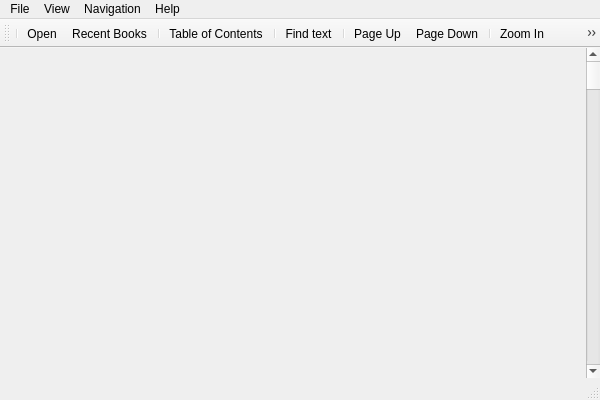
<?xml version="1.0" encoding="UTF-8"?>
<ui version="4.0">
 <class>MainWindowClass</class>
 <widget class="QMainWindow" name="MainWindowClass">
  <property name="geometry">
   <rect>
    <x>0</x>
    <y>0</y>
    <width>600</width>
    <height>400</height>
   </rect>
  </property>
  <property name="windowTitle">
   <string>CoolReader</string>
  </property>
  <property name="windowIcon">
   <iconset resource="cr3res.qrc">
    <normaloff>:/icons/action/icons/coolreader.png</normaloff>:/icons/action/icons/coolreader.png</iconset>
  </property>
  <widget class="QWidget" name="centralWidget">
   <property name="minimumSize">
    <size>
     <width>300</width>
     <height>300</height>
    </size>
   </property>
   <layout class="QHBoxLayout" name="horizontalLayout">
    <property name="spacing">
     <number>0</number>
    </property>
    <property name="sizeConstraint">
     <enum>QLayout::SetMinimumSize</enum>
    </property>
    <property name="margin">
     <number>0</number>
    </property>
    <item>
     <layout class="QHBoxLayout" name="horizontalLayout_2">
      <property name="spacing">
       <number>0</number>
      </property>
      <item>
       <widget class="CR3View" name="view" native="true">
        <property name="contextMenuPolicy">
         <enum>Qt::CustomContextMenu</enum>
        </property>
       </widget>
      </item>
      <item>
       <widget class="QScrollBar" name="scroll">
        <property name="orientation">
         <enum>Qt::Vertical</enum>
        </property>
       </widget>
      </item>
     </layout>
    </item>
   </layout>
  </widget>
  <widget class="QMenuBar" name="menuBar">
   <property name="geometry">
    <rect>
     <x>0</x>
     <y>0</y>
     <width>600</width>
     <height>24</height>
    </rect>
   </property>
   <widget class="QMenu" name="menuFile">
    <property name="title">
     <string>File</string>
    </property>
    <addaction name="actionOpen"/>
    <addaction name="actionRecentBooks"/>
    <addaction name="separator"/>
    <addaction name="actionFileProperties"/>
    <addaction name="actionSettings"/>
    <addaction name="separator"/>
    <addaction name="actionClose"/>
   </widget>
   <widget class="QMenu" name="menuView">
    <property name="title">
     <string>View</string>
    </property>
    <addaction name="actionFindText"/>
    <addaction name="actionToggle_Pages_Scroll"/>
    <addaction name="actionMinimize"/>
    <addaction name="actionToggle_Full_Screen"/>
    <addaction name="actionZoom_In"/>
    <addaction name="actionZoom_Out"/>
    <addaction name="actionRotate"/>
    <addaction name="separator"/>
    <addaction name="actionTOC"/>
    <addaction name="actionShowBookmarksList"/>
    <addaction name="actionAddBookmark"/>
   </widget>
   <widget class="QMenu" name="menuNavigation">
    <property name="title">
     <string>Navigation</string>
    </property>
    <addaction name="actionNextPage"/>
    <addaction name="actionPrevPage"/>
    <addaction name="actionNextLine"/>
    <addaction name="actionPrevLine"/>
    <addaction name="actionFirstPage"/>
    <addaction name="actionLastPage"/>
    <addaction name="actionNextChapter"/>
    <addaction name="actionPrevChapter"/>
    <addaction name="separator"/>
    <addaction name="actionBack"/>
    <addaction name="actionForward"/>
   </widget>
   <widget class="QMenu" name="menuHelp">
    <property name="title">
     <string>Help</string>
    </property>
    <addaction name="actionAboutQT"/>
    <addaction name="actionAboutCoolReader"/>
   </widget>
   <addaction name="menuFile"/>
   <addaction name="menuView"/>
   <addaction name="menuNavigation"/>
   <addaction name="menuHelp"/>
  </widget>
  <widget class="QToolBar" name="mainToolBar">
   <attribute name="toolBarArea">
    <enum>TopToolBarArea</enum>
   </attribute>
   <attribute name="toolBarBreak">
    <bool>false</bool>
   </attribute>
   <addaction name="separator"/>
   <addaction name="actionOpen"/>
   <addaction name="actionRecentBooks"/>
   <addaction name="separator"/>
   <addaction name="actionTOC"/>
   <addaction name="separator"/>
   <addaction name="actionFindText"/>
   <addaction name="separator"/>
   <addaction name="actionPrevPage"/>
   <addaction name="actionNextPage"/>
   <addaction name="separator"/>
   <addaction name="actionZoom_In"/>
   <addaction name="actionZoom_Out"/>
   <addaction name="actionRotate"/>
   <addaction name="separator"/>
   <addaction name="actionSettings"/>
  </widget>
  <widget class="QStatusBar" name="statusBar"/>
  <action name="actionOpen">
   <property name="icon">
    <iconset resource="cr3res.qrc">
     <normaloff>:/icons/action/icons/fileopen.png</normaloff>:/icons/action/icons/fileopen.png</iconset>
   </property>
   <property name="text">
    <string>Open...</string>
   </property>
   <property name="toolTip">
    <string>Open file</string>
   </property>
   <property name="shortcut">
    <string>F3</string>
   </property>
  </action>
  <action name="actionToggle_Pages_Scroll">
   <property name="text">
    <string>Toggle Pages/Scroll</string>
   </property>
   <property name="shortcut">
    <string>Ctrl+P</string>
   </property>
  </action>
  <action name="actionClose">
   <property name="icon">
    <iconset resource="cr3res.qrc">
     <normaloff>:/icons/action/icons/exit.png</normaloff>:/icons/action/icons/exit.png</iconset>
   </property>
   <property name="text">
    <string>Close</string>
   </property>
   <property name="shortcut">
    <string>F12</string>
   </property>
  </action>
  <action name="actionMinimize">
   <property name="text">
    <string>Minimize</string>
   </property>
   <property name="shortcut">
    <string>Esc</string>
   </property>
   <property name="shortcutContext">
    <enum>Qt::WindowShortcut</enum>
   </property>
  </action>
  <action name="actionNextPage">
   <property name="icon">
    <iconset resource="cr3res.qrc">
     <normaloff>:/icons/action/icons/forward.png</normaloff>:/icons/action/icons/forward.png</iconset>
   </property>
   <property name="text">
    <string>Page Down</string>
   </property>
   <property name="toolTip">
    <string>Go to next page</string>
   </property>
   <property name="shortcut">
    <string>PgDown</string>
   </property>
  </action>
  <action name="actionPrevPage">
   <property name="icon">
    <iconset resource="cr3res.qrc">
     <normaloff>:/icons/action/icons/back.png</normaloff>:/icons/action/icons/back.png</iconset>
   </property>
   <property name="text">
    <string>Page Up</string>
   </property>
   <property name="toolTip">
    <string>Back by page</string>
   </property>
   <property name="shortcut">
    <string>PgUp</string>
   </property>
  </action>
  <action name="actionNextLine">
   <property name="text">
    <string>Line Down</string>
   </property>
   <property name="toolTip">
    <string>Forward by one line</string>
   </property>
   <property name="shortcut">
    <string>Down</string>
   </property>
  </action>
  <action name="actionPrevLine">
   <property name="text">
    <string>Line Up</string>
   </property>
   <property name="toolTip">
    <string>Back by line</string>
   </property>
   <property name="shortcut">
    <string>Up</string>
   </property>
  </action>
  <action name="actionFirstPage">
   <property name="text">
    <string>First Page</string>
   </property>
   <property name="toolTip">
    <string>Go to first page</string>
   </property>
   <property name="shortcut">
    <string>Home</string>
   </property>
  </action>
  <action name="actionLastPage">
   <property name="text">
    <string>Last Page</string>
   </property>
   <property name="toolTip">
    <string>Go to last page</string>
   </property>
   <property name="shortcut">
    <string>End</string>
   </property>
  </action>
  <action name="actionBack">
   <property name="text">
    <string>Back</string>
   </property>
   <property name="toolTip">
    <string>Back in navigation history</string>
   </property>
   <property name="shortcut">
    <string>Backspace</string>
   </property>
  </action>
  <action name="actionForward">
   <property name="text">
    <string>Forward</string>
   </property>
   <property name="toolTip">
    <string>Go to the next position in navigation history</string>
   </property>
   <property name="shortcut">
    <string>Shift+Backspace</string>
   </property>
  </action>
  <action name="actionNextChapter">
   <property name="text">
    <string>Next Chapter</string>
   </property>
   <property name="toolTip">
    <string>Go to next chapter</string>
   </property>
   <property name="shortcut">
    <string>Alt+Down</string>
   </property>
  </action>
  <action name="actionPrevChapter">
   <property name="text">
    <string>Previous Chapter</string>
   </property>
   <property name="toolTip">
    <string>Go to previous chapter</string>
   </property>
   <property name="shortcut">
    <string>Alt+Up</string>
   </property>
  </action>
  <action name="actionToggle_Full_Screen">
   <property name="checkable">
    <bool>true</bool>
   </property>
   <property name="icon">
    <iconset resource="cr3res.qrc">
     <normaloff>:/icons/action/icons/window_fullscreen.png</normaloff>:/icons/action/icons/window_fullscreen.png</iconset>
   </property>
   <property name="text">
    <string>Toggle Full Screen</string>
   </property>
   <property name="toolTip">
    <string>Toggle Full Screen mode</string>
   </property>
   <property name="shortcut">
    <string>Alt+Return</string>
   </property>
  </action>
  <action name="actionZoom_In">
   <property name="icon">
    <iconset resource="cr3res.qrc">
     <normaloff>:/icons/action/icons/viewmag+.png</normaloff>:/icons/action/icons/viewmag+.png</iconset>
   </property>
   <property name="text">
    <string>Zoom In</string>
   </property>
   <property name="toolTip">
    <string>Increase font size</string>
   </property>
   <property name="shortcut">
    <string>+</string>
   </property>
  </action>
  <action name="actionZoom_Out">
   <property name="icon">
    <iconset resource="cr3res.qrc">
     <normaloff>:/icons/action/icons/viewmag-.png</normaloff>:/icons/action/icons/viewmag-.png</iconset>
   </property>
   <property name="text">
    <string>Zoom Out</string>
   </property>
   <property name="toolTip">
    <string>Decrease font size</string>
   </property>
   <property name="shortcut">
    <string>-</string>
   </property>
  </action>
  <action name="actionTOC">
   <property name="icon">
    <iconset resource="cr3res.qrc">
     <normaloff>:/icons/action/icons/view-table-of-contents-ltr.png</normaloff>:/icons/action/icons/view-table-of-contents-ltr.png</iconset>
   </property>
   <property name="text">
    <string>Table of Contents...</string>
   </property>
   <property name="toolTip">
    <string>Show table of contents</string>
   </property>
   <property name="shortcut">
    <string>F4</string>
   </property>
  </action>
  <action name="actionRecentBooks">
   <property name="icon">
    <iconset resource="cr3res.qrc">
     <normaloff>:/icons/action/icons/folder_favorite.png</normaloff>:/icons/action/icons/folder_favorite.png</iconset>
   </property>
   <property name="text">
    <string>Recent Books</string>
   </property>
   <property name="toolTip">
    <string>Show recent books list</string>
   </property>
   <property name="shortcut">
    <string>F5</string>
   </property>
  </action>
  <action name="actionSettings">
   <property name="icon">
    <iconset resource="cr3res.qrc">
     <normaloff>:/icons/action/icons/configure.png</normaloff>:/icons/action/icons/configure.png</iconset>
   </property>
   <property name="text">
    <string>Settings...</string>
   </property>
   <property name="toolTip">
    <string>Settings dialog</string>
   </property>
   <property name="shortcut">
    <string>F9</string>
   </property>
  </action>
  <action name="actionCopy">
   <property name="icon">
    <iconset resource="cr3res.qrc">
     <normaloff>:/icons/action/icons/editcopy.png</normaloff>:/icons/action/icons/editcopy.png</iconset>
   </property>
   <property name="text">
    <string>Copy</string>
   </property>
   <property name="toolTip">
    <string>Copy selected text</string>
   </property>
   <property name="shortcut">
    <string>Ctrl+C</string>
   </property>
  </action>
  <action name="actionCopy2">
   <property name="text">
    <string>copy2</string>
   </property>
   <property name="toolTip">
    <string>Copy alternative shortcut</string>
   </property>
   <property name="shortcut">
    <string>Ctrl+Ins</string>
   </property>
  </action>
  <action name="actionAboutQT">
   <property name="text">
    <string>About Qt</string>
   </property>
   <property name="toolTip">
    <string>About Qt</string>
   </property>
  </action>
  <action name="actionAboutCoolReader">
   <property name="text">
    <string>About CoolReader</string>
   </property>
   <property name="toolTip">
    <string>About CoolReader</string>
   </property>
   <property name="shortcut">
    <string>F1</string>
   </property>
  </action>
  <action name="actionAddBookmark">
   <property name="icon">
    <iconset resource="cr3res.qrc">
     <normaloff>:/icons/action/icons/bookmark.png</normaloff>:/icons/action/icons/bookmark.png</iconset>
   </property>
   <property name="text">
    <string>Add Bookmark</string>
   </property>
   <property name="toolTip">
    <string>Add bookmark</string>
   </property>
   <property name="shortcut">
    <string>Ctrl+B</string>
   </property>
  </action>
  <action name="actionShowBookmarksList">
   <property name="icon">
    <iconset resource="cr3res.qrc">
     <normaloff>:/icons/action/icons/bookmark_folder.png</normaloff>:/icons/action/icons/bookmark_folder.png</iconset>
   </property>
   <property name="text">
    <string>Bookmark List...</string>
   </property>
   <property name="toolTip">
    <string>Show bookmarks list</string>
   </property>
   <property name="shortcut">
    <string>F6</string>
   </property>
  </action>
  <action name="actionFileProperties">
   <property name="icon">
    <iconset resource="cr3res.qrc">
     <normaloff>:/icons/action/icons/player_playlist.png</normaloff>:/icons/action/icons/player_playlist.png</iconset>
   </property>
   <property name="text">
    <string>File Properties...</string>
   </property>
   <property name="toolTip">
    <string>Show file properties</string>
   </property>
   <property name="shortcut">
    <string>Ctrl+F1</string>
   </property>
  </action>
  <action name="actionRotate">
   <property name="icon">
    <iconset resource="cr3res.qrc">
     <normaloff>:/icons/action/icons/rotate_cw.png</normaloff>:/icons/action/icons/rotate_cw.png</iconset>
   </property>
   <property name="text">
    <string>Rotate</string>
   </property>
   <property name="shortcut">
    <string>Ctrl+R</string>
   </property>
  </action>
  <action name="actionFindText">
   <property name="icon">
    <iconset resource="cr3res.qrc">
     <normaloff>:/icons/action/icons/find.png</normaloff>:/icons/action/icons/find.png</iconset>
   </property>
   <property name="text">
    <string>Find text...</string>
   </property>
   <property name="toolTip">
    <string>Find text</string>
   </property>
   <property name="shortcut">
    <string>Ctrl+F</string>
   </property>
  </action>
  <action name="actionToggleEditMode">
   <property name="text">
    <string>Toggle Edit Mode</string>
   </property>
   <property name="toolTip">
    <string>Toggle edit mode</string>
   </property>
   <property name="shortcut">
    <string>Ctrl+E</string>
   </property>
  </action>
 </widget>
 <layoutdefault spacing="6" margin="11"/>
 <customwidgets>
  <customwidget>
   <class>CR3View</class>
   <extends>QWidget</extends>
   <header>cr3widget.h</header>
   <container>1</container>
   <slots>
    <signal>fileOpened()</signal>
    <slot>open()</slot>
    <slot>contextMenu(QPoint)</slot>
   </slots>
  </customwidget>
 </customwidgets>
 <resources>
  <include location="cr3res.qrc"/>
 </resources>
 <connections>
  <connection>
   <sender>view</sender>
   <signal>customContextMenuRequested(QPoint)</signal>
   <receiver>MainWindowClass</receiver>
   <slot>contextMenu(QPoint)</slot>
   <hints>
    <hint type="sourcelabel">
     <x>316</x>
     <y>261</y>
    </hint>
    <hint type="destinationlabel">
     <x>652</x>
     <y>32</y>
    </hint>
   </hints>
  </connection>
 </connections>
 <slots>
  <slot>contextMenu(QPoint)</slot>
 </slots>
</ui>
